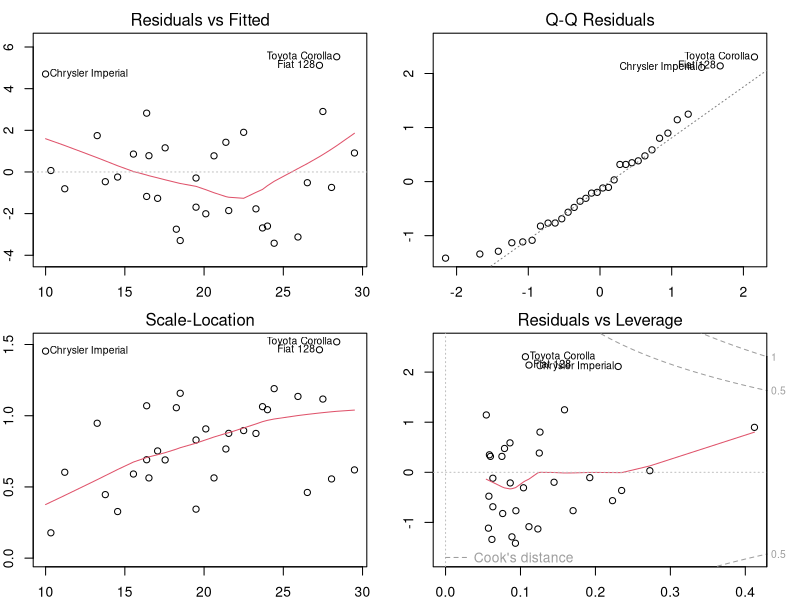

Source code (R):
## ---- chunk 1
data("mtcars")
str(mtcars)
## ---- chunk 2
 autom<- mtcars[mtcars$am==0,]
 manual <-mtcars[mtcars$am==1,]
 c(mean(autom$mpg),mean(manual$mpg))
## ---- chunk 3
 t.test(autom$mpg,manual$mpg)
## ---- chunk 4
  summary(lm(mpg ~ am, data=mtcars))$coef
## ---- chunk 5
  cor(mtcars)[1,]
## ---- chunk 6
  simpleModel <- lm(mpg ~ am,data=mtcars)
  multiModel <- lm(mpg ~ am + hp + wt, data=mtcars)
## ---- chunk 7
  anova(simpleModel, multiModel)
## ---- chunk 8
 summary(multiModel)$coef  
## ---- chunk 9
  mean(multiModel$residuals)
## ---- chunk 10
  cov(multiModel$residuals,mtcars$hp)
  cov(multiModel$residuals,mtcars$wt)
  cov(multiModel$residuals,mtcars$am)
## ---- chunk 11
   par(mfrow=c(2,2))
   par(mar=rep(2,4))
   plot(multiModel)
